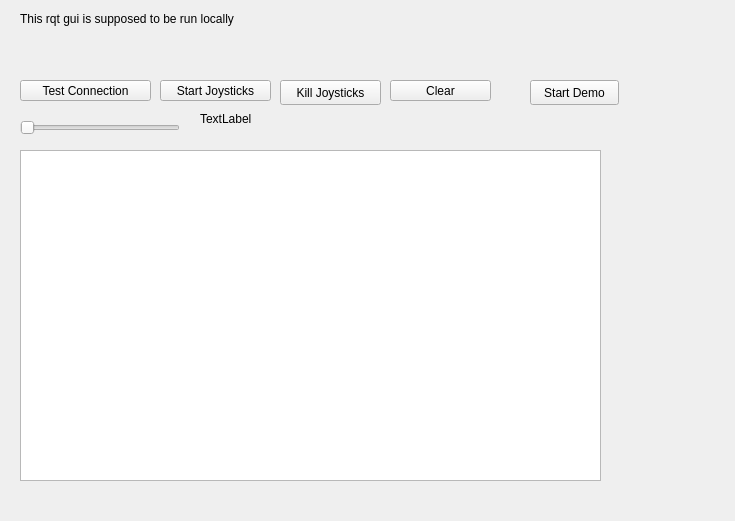
<?xml version="1.0" encoding="UTF-8"?>
<ui version="4.0">
 <class>Form</class>
 <widget class="QWidget" name="Form">
  <property name="geometry">
   <rect>
    <x>0</x>
    <y>0</y>
    <width>735</width>
    <height>521</height>
   </rect>
  </property>
  <property name="windowTitle">
   <string>Form</string>
  </property>
  <widget class="QLabel" name="mylabel">
   <property name="geometry">
    <rect>
     <x>200</x>
     <y>110</y>
     <width>67</width>
     <height>17</height>
    </rect>
   </property>
   <property name="text">
    <string>TextLabel</string>
   </property>
  </widget>
  <widget class="QSlider" name="horizontalSlider">
   <property name="geometry">
    <rect>
     <x>20</x>
     <y>120</y>
     <width>160</width>
     <height>16</height>
    </rect>
   </property>
   <property name="orientation">
    <enum>Qt::Horizontal</enum>
   </property>
  </widget>
  <widget class="QTextBrowser" name="textBrowser">
   <property name="geometry">
    <rect>
     <x>20</x>
     <y>150</y>
     <width>581</width>
     <height>331</height>
    </rect>
   </property>
  </widget>
  <widget class="QLabel" name="label">
   <property name="geometry">
    <rect>
     <x>20</x>
     <y>10</y>
     <width>561</width>
     <height>17</height>
    </rect>
   </property>
   <property name="text">
    <string>This rqt gui is supposed to be run locally</string>
   </property>
  </widget>
  <widget class="QLabel" name="statusLabel">
   <property name="geometry">
    <rect>
     <x>10</x>
     <y>490</y>
     <width>711</width>
     <height>17</height>
    </rect>
   </property>
   <property name="text">
    <string/>
   </property>
  </widget>
  <widget class="QPushButton" name="killJoysticks">
   <property name="geometry">
    <rect>
     <x>280</x>
     <y>80</y>
     <width>101</width>
     <height>25</height>
    </rect>
   </property>
   <property name="text">
    <string>Kill Joysticks</string>
   </property>
  </widget>
  <widget class="QPushButton" name="startDemoButton">
   <property name="geometry">
    <rect>
     <x>530</x>
     <y>80</y>
     <width>89</width>
     <height>25</height>
    </rect>
   </property>
   <property name="text">
    <string>Start Demo</string>
   </property>
  </widget>
  <widget class="QPushButton" name="startJoysticks">
   <property name="geometry">
    <rect>
     <x>160</x>
     <y>80</y>
     <width>111</width>
     <height>21</height>
    </rect>
   </property>
   <property name="text">
    <string>Start Joysticks</string>
   </property>
  </widget>
  <widget class="QPushButton" name="testConnectionButton">
   <property name="geometry">
    <rect>
     <x>20</x>
     <y>80</y>
     <width>131</width>
     <height>21</height>
    </rect>
   </property>
   <property name="text">
    <string>Test Connection</string>
   </property>
  </widget>
  <widget class="QPushButton" name="clearTextButton">
   <property name="geometry">
    <rect>
     <x>390</x>
     <y>80</y>
     <width>101</width>
     <height>21</height>
    </rect>
   </property>
   <property name="text">
    <string>Clear</string>
   </property>
  </widget>
 </widget>
 <resources/>
 <connections/>
</ui>
